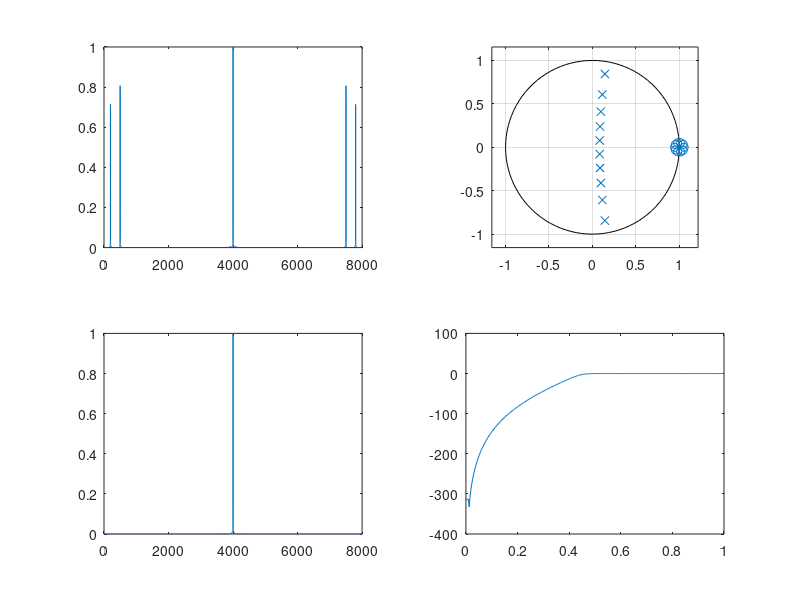

MATLAB code to generate this figure: (Note: this script raises an error after producing the figure.)
%Butterworth digital high pass filter
function filter_1
Fs=8000;
t=(-0.5*pi:1/Fs:0.5*pi);
y=sin(2*200*pi*t)+sin(2*4000*pi*t)+sin(1000*pi*t);%.*sin(8000*pi*t);
n = length(y);
p = abs(fft(y));
f = (0:n-1)*(Fs/n);
subplot(2,2,1);
plot(f,p/max(p));

rp=0.15;
rs=60;
wp=2000;
ws=1000;
w1=2*wp/Fs;w2=2*ws/Fs;
%[n,Wn] = buttord(Wp,Ws,Rp,Rs);
[nn,wn] = buttord(w1,w2,rp,rs);
[b,a]=butter(nn,wn,'high');

subplot(2,2,2)
zplane(b,a)

w=0:0.01:pi;
[h,om]=freqz(b,a,w);
m=20*log10(abs(h));
subplot(2,2,4)
plot(om/pi,m);

y2=filter(b,a,y);
p2=abs(fft(y2));

subplot(2,2,3)
plot(f,p2/max(p2))

fvtool(b,a)
